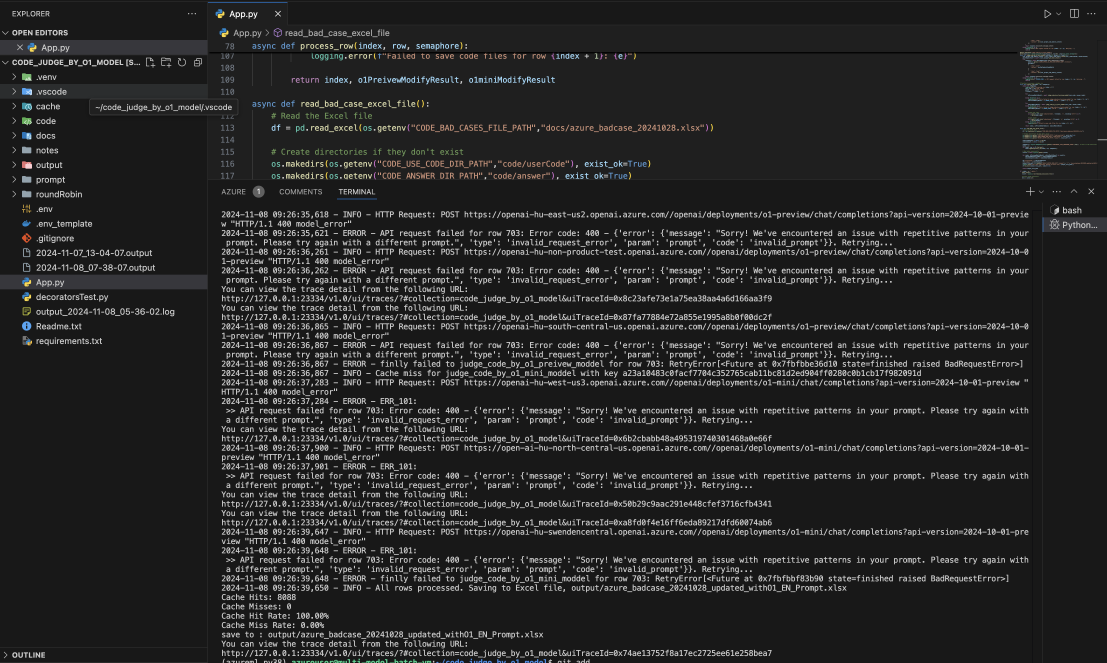
#> input picture images/run_result.png, 3320 x 1988 px, found by its file name (shown at 1/3 size); its folder holds only this picture in this run
$ python 497.py
#> lines starting #> are read from the running program, lines starting #| are printed output that depends on the picture
from PIL import Image
import numpy as np
import os
from sklearn.neighbors import KNeighborsClassifier
import joblib


def get_data():
    data = {'x_train': [], 'y_train': []}
    for img_name in os.listdir('images'):
        imgpath = 'images/' + img_name
        label = img_name[0]
        img = Image.open(imgpath).convert('L')
        img = img.resize((28, 28))
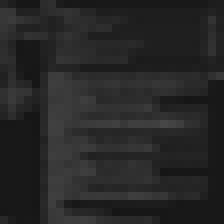
#> img: PIL image 28x28 L (shown 8 times larger); min 22, max 71, mean 38.5
        img_num = np.array(img).reshape(-1)
#> img_num = 784 values, max 71 at index 440, min 22 at index 255, mean 38.46
        img_num = list(img_num)
        data['x_train'].append(img_num)
#> (the run stopped early here; a loop or call above may not have finished)
